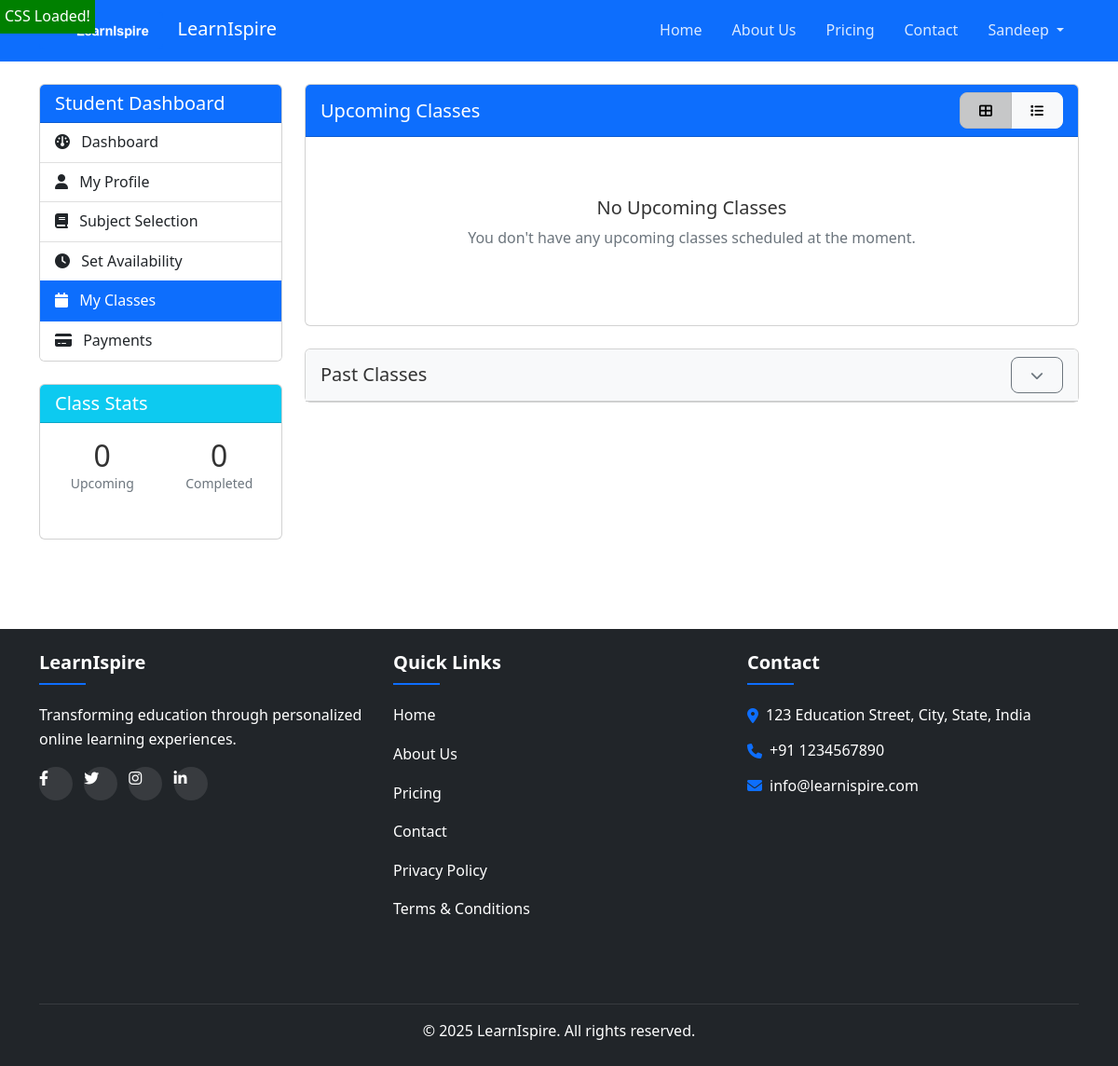
/student/classes/ (signed in), run on an earlier commit of the app's database.
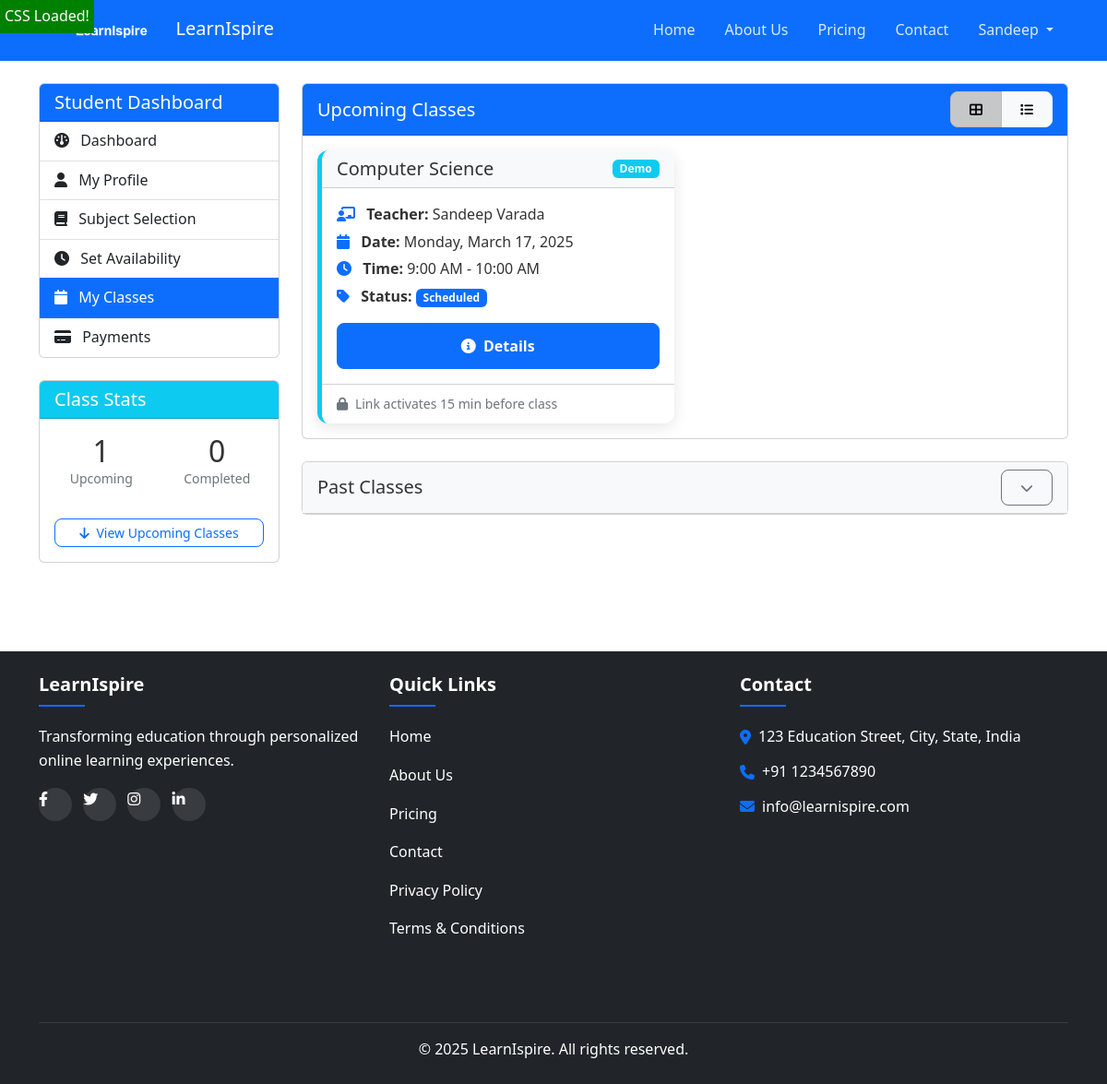
And on a later commit of the database.
### scheduling/models.py (models this page shows, shortened)
class Class(models.Model):
    CLASS_STATUS = (
        ("SCHEDULED", "Scheduled"),
        ("IN_PROGRESS", "In Progress"),
        ("COMPLETED", "Completed"),
        ("CANCELLED", "Cancelled"),
        ("MISSED", "Missed"),
    )
    student = models.ForeignKey(
        "accounts.CustomUser", on_delete=models.CASCADE, related_name="student_classes"
    )
    teacher = models.ForeignKey(
        "accounts.CustomUser", on_delete=models.CASCADE, related_name="teacher_classes"
    )
    subject = models.ForeignKey(
        "common.Subject", on_delete=models.CASCADE, related_name="classes"
    )
    start_time = models.DateTimeField()
    end_time = models.DateTimeField()
    status = models.CharField(max_length=20, choices=CLASS_STATUS, default="SCHEDULED")
    is_demo = models.BooleanField(default=False)
    meeting_link = models.URLField(blank=True)
    meeting_id = models.CharField(max_length=100, blank=True)
    notes = models.TextField(blank=True)
    created_at = models.DateTimeField(auto_now_add=True)
    updated_at = models.DateTimeField(auto_now=True)
    class Meta:
        verbose_name_plural = "Classes"
        ordering = ["start_time"]
    def can_join(self):
        now = timezone.now()
        join_window_start = self.start_time - timezone.timedelta(minutes=15)
        return join_window_start <= now <= self.end_time

### common/models.py (models this page shows, shortened)
class Subject(models.Model):
    name = models.CharField(max_length=100)
    description = models.TextField(blank=True)
    icon = models.ImageField(upload_to="subject_icons/", null=True, blank=True)
    is_active = models.BooleanField(default=True)
    class Meta:
        ordering = ["name"]

### accounts/models.py (models this page shows, shortened)
class CustomUser(AbstractUser):
    USER_ROLES = (
        ("student", "Student"),
        ("teacher", "Teacher"),
        ("admin", "Admin"),
    )
    email = models.EmailField(_("email address"), unique=True)
    phone_number = models.CharField(max_length=15, unique=False)
    is_phone_verified = models.BooleanField(default=False)
    role = models.CharField(max_length=10, choices=USER_ROLES, default="student")
    USERNAME_FIELD = "email"
    REQUIRED_FIELDS = ["username", "phone_number"]
    @property
    def is_student(self):
        return self.role == "student"
    @property
    def is_teacher(self):
        return self.role == "teacher"

### student_dashboard/views.py (the view)
# urls.py: path("classes/", views.ClassesListView.as_view(), name="classes"),
class ClassesListView(StudentAccessMixin, View):
    template_name = "student_dashboard/classes.html"
    def get(self, request):
        upcoming_classes = Class.objects.filter(
            student=request.user,
            start_time__gte=timezone.now(),
            status__in=["SCHEDULED", "IN_PROGRESS"],
        ).order_by("start_time")
        past_classes = Class.objects.filter(
            student=request.user, end_time__lt=timezone.now()
        ).order_by("-start_time")
        context = {
            "upcoming_classes": upcoming_classes,
            "past_classes": past_classes,
            "meetings": Class.meeting_link,
        }
        return render(request, self.template_name, context)

### student_dashboard/views.py (called while the page is built)
    def dispatch(self, request, *args, **kwargs):
        if not request.user.is_student:
            messages.error(request, "Access denied. Student account required.")
            return redirect("landing:home")
        return super().dispatch(request, *args, **kwargs)

### templates/student_dashboard/classes.html (shortened to what the changed rows need)
{% extends 'base.html' %}
{% load static %}
{% block content %}
<div class="container py-4">
    <div class="row">
        <div class="col-md-3">
            <div class="card mb-4">
                <div class="card-body">
                    <div class="row text-center">
                        <div class="col-6 mb-3">
                            <h2 class="mb-0">{{ upcoming_classes.count }}</h2>
                            <p class="text-muted small">Upcoming</p>
                        </div>
                        <div class="col-6 mb-3">
                            <h2 class="mb-0">{{ past_classes|length }}</h2>
                        </div>
                    </div>
                    {% if upcoming_classes.exists %}
                        <div class="d-grid">
                            <a href="#upcoming-classes" class="btn btn-outline-primary btn-sm">
                                <i class="fas fa-arrow-down me-1"></i> View Upcoming Classes
                            </a>
                        </div>
                    {% endif %}
                </div>
            </div>
        </div>
        <div class="col-md-9">
            <div class="card mb-4" id="upcoming-classes">
                <div class="card-body">
                    {% if upcoming_classes %}
                        <div class="view-container" id="card-view">
                            <div class="row row-cols-1 row-cols-md-2 g-4">
                                {% for class in upcoming_classes %}
                                    <div class="col">
                                        <div class="card h-100 class-card {% if class.is_demo %}border-info{% endif %}">
                                            <div class="card-header bg-light d-flex justify-content-between align-items-center">
                                                <h5 class="mb-0">{{ class.subject.name }}</h5>
                                                {% if class.is_demo %}
                                                    <span class="badge bg-info">Demo</span>
                                                {% endif %}
                                            </div>
                                            <div class="card-body">
                                                <div class="mb-3">
                                                    <p class="mb-1"><i class="fas fa-chalkboard-teacher me-2 text-primary"></i> <strong>Teacher:</strong> {{ class.teacher.get_full_name }}</p>
                                                    <p class="mb-1"><i class="fas fa-calendar me-2 text-primary"></i> <strong>Date:</strong> {{ class.start_time|date:"l, F d, Y" }}</p>
                                                    <p class="mb-1"><i class="fas fa-clock me-2 text-primary"></i> <strong>Time:</strong> {{ class.start_time|time:"g:i A" }} - {{ class.end_time|time:"g:i A" }}</p>
                                                    <p class="mb-0"><i class="fas fa-tag me-2 text-primary"></i> <strong>Status:</strong>
                                                        <span class="badge bg-{% if class.status == 'SCHEDULED' %}primary{% elif class.status == 'IN_PROGRESS' %}warning{% else %}secondary{% endif %}">
                                                            {{ class.get_status_display }}
                                                        </span>
                                                    </p>
                                                </div>
                                                <div class="d-grid gap-2">
                                                    {% if class.can_join %}
                                                        <a href=meetings class="btn btn-success">
                                                            <i class="fas fa-video me-1"></i> Join Class
                                                        </a>
                                                    {% else %}
                                                        <a href="{% url 'student_dashboard:class_detail' class.id %}" class="btn btn-primary">
                                                            <i class="fas fa-info-circle me-1"></i> Details
                                                        </a>
                                                    {% endif %}
                                                </div>
                                            </div>
                                            <div class="card-footer bg-white text-muted">
                                                <small>
                                                    {% if class.can_join %}
                                                        <span class="text-success"><i class="fas fa-unlock me-1"></i> Class link is active</span>
                                                    {% else %}
                                                        <span><i class="fas fa-lock me-1"></i> Link activates 15 min before class</span>
                                                    {% endif %}
                                                </small>
                                            </div>
                                        </div>
                                    </div>
                                {% endfor %}
                            </div>
                        </div>
                    {% else %}
                        <div class="text-center py-5">
                            <h5>No Upcoming Classes</h5>
                            <p class="text-muted">You don't have any upcoming classes scheduled at the moment.</p>
                        </div>
                    {% endif %}
                </div>
            </div>
        </div>
    </div>
</div>
{% endblock %}

What changed in the data, as far as the page shows it:
added Class: subject.name "Computer Science", is_demo "Demo", teacher.get_full_name "Sandeep Varada", start_time "Monday, March 17, 2025", start_time "9:00 AM", end_time "10:00 AM", status "Scheduled", shows "Details", shows "Link activates 15 min before class"
Also different on the page:
{{ upcoming_classes.count }}: "0" → "1"
text no longer shown: "No Upcoming Classes You don't have any upcoming classes scheduled at the moment."
text now shown: "View Upcoming Classes"
